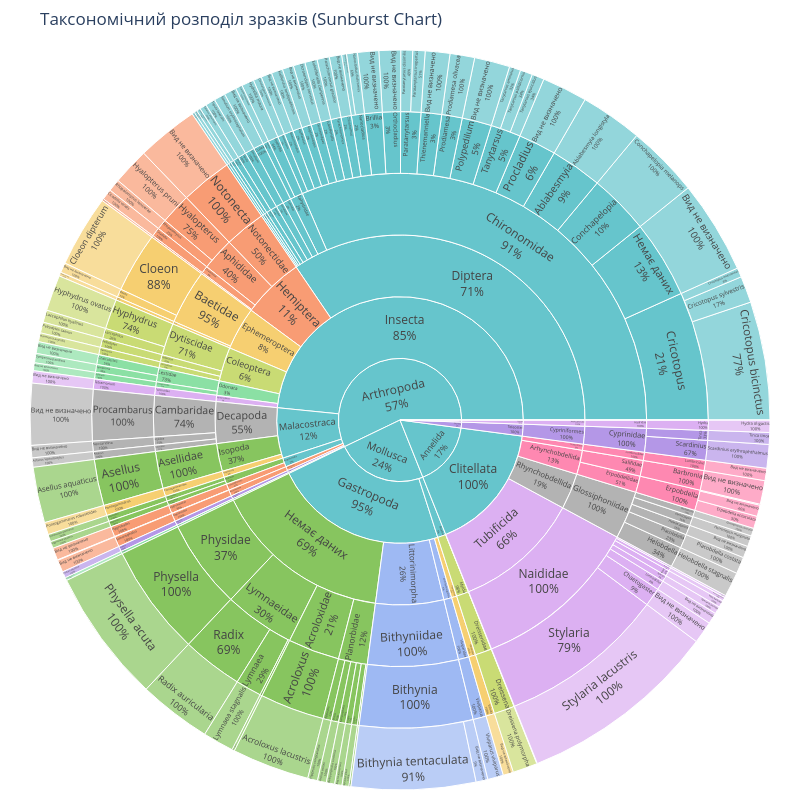

Notebook code for this chart:
### Code cell
df['Species'] = df['Species'].fillna('Вид не визначено')
df = df.fillna('Немає даних') 

fig = px.sunburst(
    df,
    path=['Phylum', 'Class', 'Order', 'Family', 'Genus', 'Species'], 
    
    values='Supporting Recs', 
    
    color='Order', 
    color_discrete_sequence=px.colors.qualitative.Pastel,
    
    title='Таксономічний розподіл зразків (Sunburst Chart)'
)

fig.update_traces(textinfo="label+percent parent")
fig.update_layout(margin=dict(t=50, l=10, r=10, b=10), width=800, height=800)


fig.show()

### Figure 1 — Plotly figure (JSON) as saved in the notebook; plotly's stock layout.template omitted (floating-point values rounded to 4 significant figures; data arrays with more than 128 entries replaced by an {"elided": "..."} marker saying what was removed)
{"data": [{"branchvalues": "total", "customdata": {"elided": "290x1 str values"}, "domain": {"x": [0.0, 1.0], "y": [0.0, 1.0]}, "hovertemplate": "labels=%{label}<br>Supporting Recs=%{value}<br>parent=%{parent}<br>id=%{id}<br>Order=%{customdata[0]}<extra></extra>", "ids": {"elided": "290 str values"}, "labels": {"elided": "290 str values"}, "marker": {"colors": {"elided": "290 str values"}}, "name": "", "parents": {"elided": "290 str values"}, "values": {"elided": "290 float values"}, "type": "sunburst", "textinfo": "label+percent parent"}], "layout": {"legend": {"tracegroupgap": 0}, "title": {"text": "Таксономічний розподіл зразків (Sunburst Chart)"}, "sunburstcolorway": ["rgb(102, 197, 204)", "rgb(246, 207, 113)", "rgb(248, 156, 116)", "rgb(220, 176, 242)", "rgb(135, 197, 95)", "rgb(158, 185, 243)", "rgb(254, 136, 177)", "rgb(201, 219, 116)", "rgb(139, 224, 164)", "rgb(180, 151, 231)", "rgb(179, 179, 179)"], "margin": {"t": 50, "l": 10, "r": 10, "b": 10}, "width": 800, "height": 800}}
